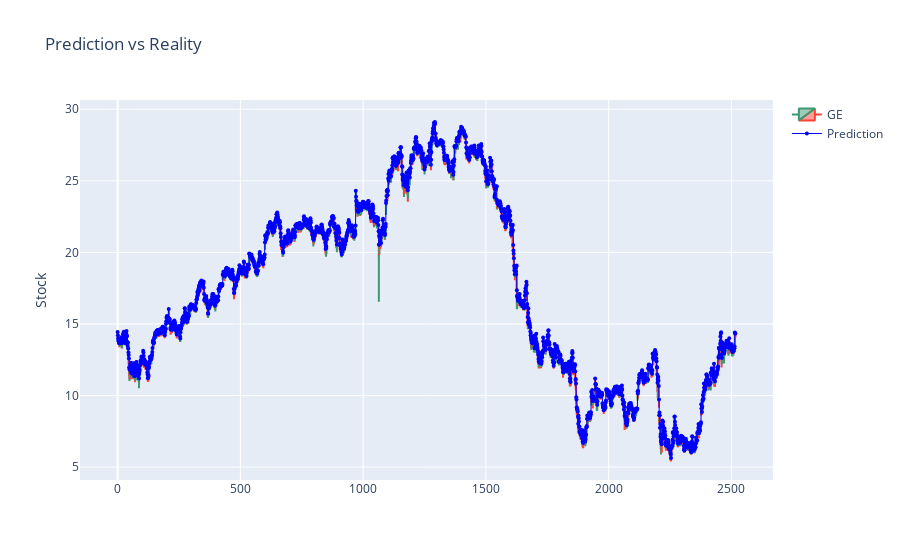

The notebook cell saved with this chart:
### Code cell
display_stock_prediction(stock, stock[:, 1])

### Figure 1 — Plotly figure (JSON) as saved in the notebook; plotly's stock layout.template omitted (floating-point values rounded to 4 significant figures; data arrays with more than 128 entries replaced by an {"elided": "..."} marker saying what was removed)
{"data": [{"close": {"elided": "2517 float values"}, "high": {"elided": "2517 float values"}, "low": {"elided": "2517 float values"}, "name": "GE", "open": {"elided": "2517 float values"}, "type": "candlestick"}, {"line": {"color": "blue", "width": 1}, "marker": {"size": 4}, "mode": "lines+markers", "name": "Prediction", "type": "scatter", "y": {"elided": "2517 float values"}}], "layout": {"title": {"text": "Prediction vs Reality"}, "xaxis": {"rangeslider": {"visible": false}}, "yaxis": {"title": {"text": "Stock"}}}}
